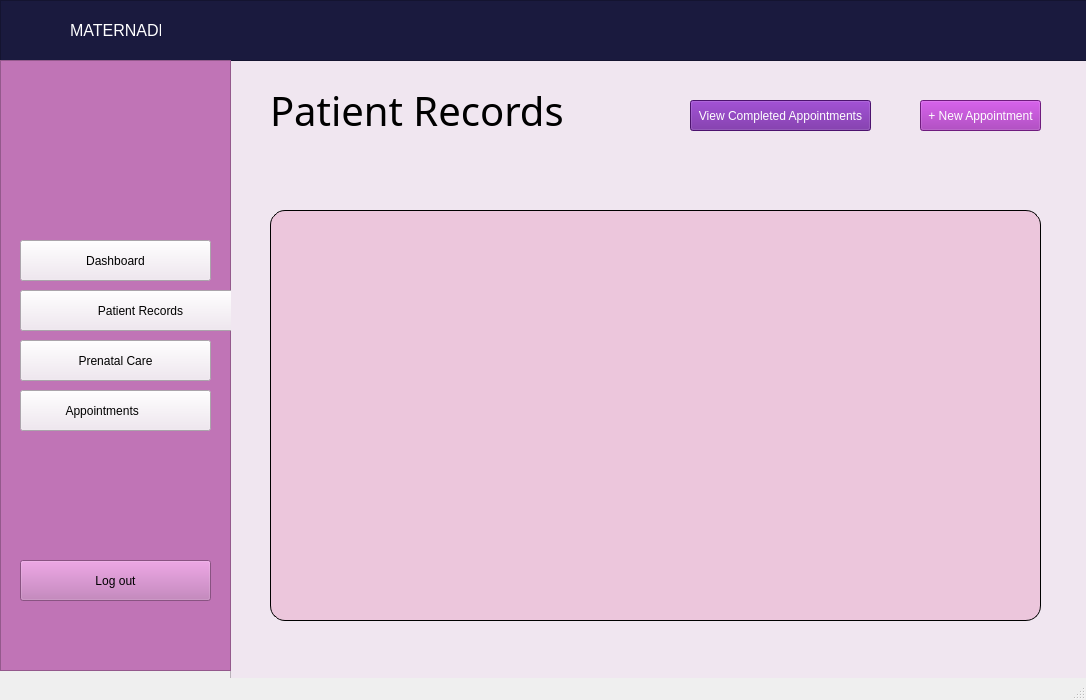
<?xml version="1.0" encoding="UTF-8"?>
<ui version="4.0">
 <class>MainWindow</class>
 <widget class="QMainWindow" name="MainWindow">
  <property name="geometry">
   <rect>
    <x>0</x>
    <y>0</y>
    <width>1086</width>
    <height>700</height>
   </rect>
  </property>
  <property name="sizePolicy">
   <sizepolicy hsizetype="Expanding" vsizetype="Expanding">
    <horstretch>0</horstretch>
    <verstretch>0</verstretch>
   </sizepolicy>
  </property>
  <property name="windowTitle">
   <string>MainWindow</string>
  </property>
  <widget class="QWidget" name="centralwidget">
   <widget class="QFrame" name="frame_3">
    <property name="geometry">
     <rect>
      <x>230</x>
      <y>60</y>
      <width>1200</width>
      <height>700</height>
     </rect>
    </property>
    <property name="font">
     <font>
      <family>Nirmala UI Semilight</family>
     </font>
    </property>
    <property name="styleSheet">
     <string notr="true">background-color: rgb(240, 230, 240)</string>
    </property>
    <property name="frameShape">
     <enum>QFrame::StyledPanel</enum>
    </property>
    <property name="frameShadow">
     <enum>QFrame::Raised</enum>
    </property>
    <widget class="QLabel" name="label">
     <property name="geometry">
      <rect>
       <x>40</x>
       <y>20</y>
       <width>381</width>
       <height>61</height>
      </rect>
     </property>
     <property name="font">
      <font>
       <family>Arial Black</family>
       <pointsize>30</pointsize>
      </font>
     </property>
     <property name="text">
      <string>Patient Records</string>
     </property>
    </widget>
    <widget class="QPushButton" name="pushButton_6">
     <property name="geometry">
      <rect>
       <x>690</x>
       <y>40</y>
       <width>121</width>
       <height>31</height>
      </rect>
     </property>
     <property name="styleSheet">
      <string notr="true">background-color: rgb(156, 39, 176);
color: rgb(255, 255, 255)</string>
     </property>
     <property name="text">
      <string>+ New Appointment</string>
     </property>
    </widget>
    <widget class="QPushButton" name="pushButton_7">
     <property name="geometry">
      <rect>
       <x>460</x>
       <y>40</y>
       <width>181</width>
       <height>31</height>
      </rect>
     </property>
     <property name="styleSheet">
      <string notr="true">background-color: rgb(106, 27, 154);
color: rgb(255, 255, 255);</string>
     </property>
     <property name="text">
      <string>View Completed Appointments</string>
     </property>
    </widget>
    <widget class="QTableView" name="patient_records_table">
     <property name="geometry">
      <rect>
       <x>40</x>
       <y>150</y>
       <width>771</width>
       <height>411</height>
      </rect>
     </property>
     <property name="styleSheet">
      <string notr="true">background-color: rgb(236, 198, 220);
border-radius: 15px;
border: 1px solid black;</string>
     </property>
    </widget>
   </widget>
   <widget class="QFrame" name="frame_2">
    <property name="geometry">
     <rect>
      <x>0</x>
      <y>0</y>
      <width>1231</width>
      <height>61</height>
     </rect>
    </property>
    <property name="styleSheet">
     <string notr="true">background-color: rgb(26, 26, 62)
</string>
    </property>
    <property name="frameShape">
     <enum>QFrame::StyledPanel</enum>
    </property>
    <property name="frameShadow">
     <enum>QFrame::Raised</enum>
    </property>
    <widget class="QLabel" name="label_2">
     <property name="geometry">
      <rect>
       <x>70</x>
       <y>20</y>
       <width>91</width>
       <height>21</height>
      </rect>
     </property>
     <property name="font">
      <font>
       <family>Segoe UI</family>
       <pointsize>12</pointsize>
       <bold>false</bold>
      </font>
     </property>
     <property name="styleSheet">
      <string notr="true">color: rgb(255, 255, 255);</string>
     </property>
     <property name="text">
      <string>MATERNADB</string>
     </property>
    </widget>
   </widget>
   <widget class="QFrame" name="frame">
    <property name="geometry">
     <rect>
      <x>0</x>
      <y>60</y>
      <width>231</width>
      <height>611</height>
     </rect>
    </property>
    <property name="styleSheet">
     <string notr="true"> background-color: rgb(192, 116, 182)</string>
    </property>
    <property name="frameShape">
     <enum>QFrame::StyledPanel</enum>
    </property>
    <property name="frameShadow">
     <enum>QFrame::Raised</enum>
    </property>
    <widget class="QPushButton" name="pushButton">
     <property name="geometry">
      <rect>
       <x>20</x>
       <y>180</y>
       <width>191</width>
       <height>41</height>
      </rect>
     </property>
     <property name="styleSheet">
      <string notr="true">background-color: rgb(240, 230, 240)</string>
     </property>
     <property name="text">
      <string>Dashboard</string>
     </property>
    </widget>
    <widget class="QPushButton" name="pushButton_2">
     <property name="geometry">
      <rect>
       <x>20</x>
       <y>230</y>
       <width>241</width>
       <height>41</height>
      </rect>
     </property>
     <property name="styleSheet">
      <string notr="true">background-color: rgb(240, 230, 240)</string>
     </property>
     <property name="text">
      <string>Patient Records</string>
     </property>
    </widget>
    <widget class="QPushButton" name="pushButton_3">
     <property name="geometry">
      <rect>
       <x>20</x>
       <y>280</y>
       <width>191</width>
       <height>41</height>
      </rect>
     </property>
     <property name="styleSheet">
      <string notr="true">background-color: rgb(240, 230, 240)</string>
     </property>
     <property name="text">
      <string>Prenatal Care</string>
     </property>
    </widget>
    <widget class="QPushButton" name="pushButton_4">
     <property name="geometry">
      <rect>
       <x>20</x>
       <y>330</y>
       <width>191</width>
       <height>41</height>
      </rect>
     </property>
     <property name="styleSheet">
      <string notr="true">background-color: rgb(240, 230, 240)</string>
     </property>
     <property name="text">
      <string>Appointments        </string>
     </property>
    </widget>
    <widget class="QPushButton" name="pushButton_5">
     <property name="geometry">
      <rect>
       <x>20</x>
       <y>500</y>
       <width>191</width>
       <height>41</height>
      </rect>
     </property>
     <property name="text">
      <string>Log out</string>
     </property>
    </widget>
   </widget>
  </widget>
  <widget class="QMenuBar" name="menubar">
   <property name="geometry">
    <rect>
     <x>0</x>
     <y>0</y>
     <width>1086</width>
     <height>22</height>
    </rect>
   </property>
  </widget>
  <widget class="QStatusBar" name="statusbar"/>
 </widget>
 <resources/>
 <connections/>
</ui>
